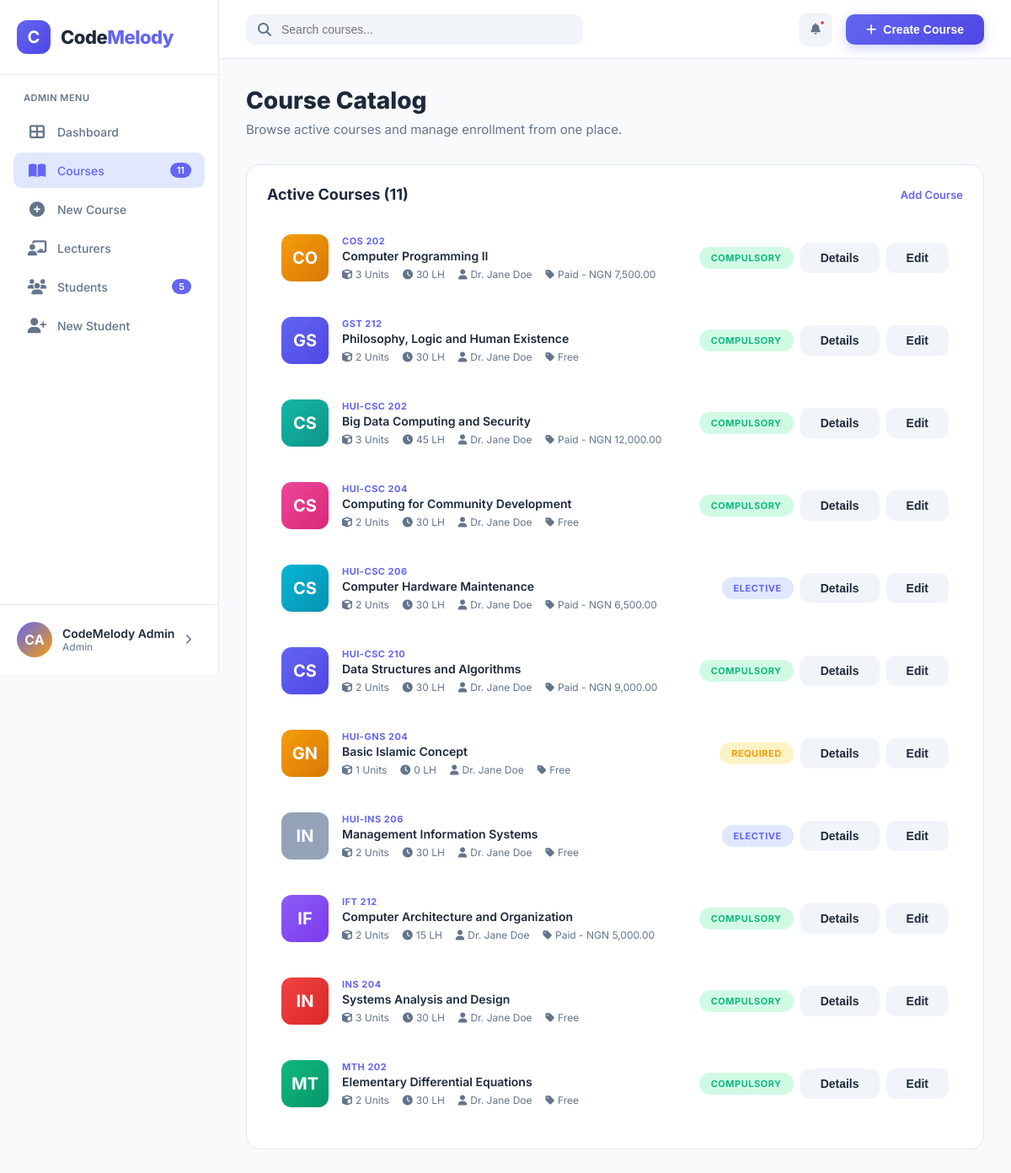
The app's page /courses/index.php (signed in) with its own data.
### tables this page shows
CREATE TABLE users (
    id INT AUTO_INCREMENT PRIMARY KEY,
    email VARCHAR(255) UNIQUE NOT NULL,
    password VARCHAR(255) NOT NULL,
    full_name VARCHAR(100) NOT NULL,
    role ENUM('student', 'lecturer', 'admin') DEFAULT 'student',
    avatar_initials VARCHAR(2) DEFAULT 'CM',
    created_at TIMESTAMP DEFAULT CURRENT_TIMESTAMP
);

CREATE TABLE courses (
    id INT AUTO_INCREMENT PRIMARY KEY,
    code VARCHAR(20) NOT NULL,
    title VARCHAR(200) NOT NULL,
    credit_units INT NOT NULL,
    lecture_hours INT DEFAULT 0,
    practical_hours INT DEFAULT 0,
    status ENUM('compulsory', 'elective', 'required') DEFAULT 'compulsory',
    color_class VARCHAR(20) DEFAULT 'indigo',
    is_paid BOOLEAN DEFAULT FALSE,
    price DECIMAL(10,2) DEFAULT 0.00,
    is_active BOOLEAN DEFAULT TRUE,
    description TEXT,
    video_url VARCHAR(500),
    learning_content TEXT,
    created_at TIMESTAMP DEFAULT CURRENT_TIMESTAMP,
    lecturer_id INT,
    FOREIGN KEY (lecturer_id) REFERENCES users(id) ON DELETE SET NULL
);

### config/bootstrap.php (called while the page is built, shortened)
<?php
function app_url(string $path = ''): string {
    $base = defined('APP_BASE') ? APP_BASE : '';
    return rtrim($base, '/') . '/' . ltrim($path, '/');
}
function current_user(PDO $pdo): ?array {
    $stmt = $pdo->prepare('SELECT * FROM users WHERE id = ?');
    $stmt->execute([$_SESSION['user_id']]);
    return $stmt->fetch() ?: null;
}
function require_login(PDO $pdo): array {
    $user = current_user($pdo);
    return $user;
}
function metrics(PDO $pdo): array {
    $data = ['students' => 0, 'courses' => 0, 'units' => 0, 'hours' => 0, 'enrollments' => 0, 'users' => 0];
    try {
        $data['students'] = (int)$pdo->query('SELECT COUNT(*) FROM students')->fetchColumn();
        $data['courses'] = (int)$pdo->query('SELECT COUNT(*) FROM courses WHERE is_active = TRUE')->fetchColumn();
        $data['units'] = (int)$pdo->query('SELECT COALESCE(SUM(credit_units),0) FROM courses WHERE is_active = TRUE')->fetchColumn();
        $data['hours'] = (int)$pdo->query('SELECT COALESCE(SUM(lecture_hours + practical_hours),0) FROM courses WHERE is_active = TRUE')->fetchColumn();
        $data['users'] = (int)$pdo->query('SELECT COUNT(*) FROM users')->fetchColumn();
        $data['enrollments'] = (int)$pdo->query('SELECT COUNT(*) FROM enrollments')->fetchColumn();
    } catch (PDOException $e) {
    }
    return $data;
}

### courses/index.php (the view, shortened to what this page needs)
<?php
require_once __DIR__ . '/../config/bootstrap.php';
$user = require_login($pdo);
$courses = $pdo->query('SELECT c.*, u.full_name AS lecturer_name FROM courses c LEFT JOIN users u ON u.id = c.lecturer_id WHERE c.is_active = TRUE ORDER BY c.code')->fetchAll();
$enrolledIds = [];
require_once __DIR__ . '/../templates/header.php';
?>
<div class="page-header animate-in">
    <h1 class="page-title">Course Catalog</h1>
    <p class="page-subtitle">Browse active courses and manage enrollment from one place.</p>
</div>
<div class="card">
    <div class="card-header">
        <h3 class="card-title">Active Courses (<?php echo count($courses); ?>)</h3>
        <?php if ($user['role'] !== 'student'): ?><span class="card-action" onclick="window.location='<?php echo app_url('courses/create.php'); ?>'">Add Course</span><?php endif; ?>
    </div>
    <div class="course-list">
        <?php foreach ($courses as $course): ?>
            <div class="course-item">
                <div class="course-thumb <?php echo htmlspecialchars($course['color_class']); ?>"><?php echo htmlspecialchars(substr(str_replace(['HUI-', ' '], '', $course['code']), 0, 2)); ?></div>
                <div class="course-info">
                    <div class="course-code"><?php echo htmlspecialchars($course['code']); ?></div>
                    <div class="course-name"><?php echo htmlspecialchars($course['title']); ?></div>
                    <div class="course-meta">
                        <span><i class="fas fa-cube"></i><?php echo (int)$course['credit_units']; ?> Units</span>
                        <span><i class="fas fa-clock"></i><?php echo (int)$course['lecture_hours']; ?> LH</span>
                        <span><i class="fas fa-user"></i><?php echo htmlspecialchars($course['lecturer_name'] ?? 'Unassigned'); ?></span>
                        <span><i class="fas fa-tag"></i><?php echo !empty($course['is_paid']) ? 'Paid - NGN ' . number_format((float)$course['price'], 2) : 'Free'; ?></span>
                    </div>
                </div>
                <?php if ($user['role'] === 'student'): ?>
                    <button class="btn btn-secondary" onclick="window.location='<?php echo app_url('courses/show.php?id=' . (int)$course['id']); ?>'">Details</button>
                    <?php if (in_array((int)$course['id'], $enrolledIds, true)): ?>
                        <button class="btn btn-primary" onclick="window.location='<?php echo app_url('courses/learn.php?id=' . (int)$course['id']); ?>'">Start Learning</button>
                        <form method="post" action="<?php echo app_url('courses/enroll.php'); ?>">
                            <input type="hidden" name="course_id" value="<?php echo (int)$course['id']; ?>">
                            <input type="hidden" name="action" value="unenroll"><?php echo csrf_field(); ?><button class="btn btn-secondary" type="submit">Unenroll</button>
                        </form>
                    <?php else: ?>
                        <form method="post" action="<?php echo app_url('courses/enroll.php'); ?>">
                            <input type="hidden" name="course_id" value="<?php echo (int)$course['id']; ?>">
                            <input type="hidden" name="action" value="enroll"><?php echo csrf_field(); ?><button class="btn btn-primary" type="submit">Enroll</button>
                        </form>
                    <?php endif; ?>
                <?php else: ?>
                    <div style="display:flex; gap:8px; align-items:center;">
                        <span class="course-status <?php echo htmlspecialchars($course['status']); ?>"><?php echo ucfirst(htmlspecialchars($course['status'])); ?></span>
                        <button class="btn btn-secondary" onclick="window.location='<?php echo app_url('courses/show.php?id=' . (int)$course['id']); ?>'">Details</button>
                        <button class="btn btn-secondary" onclick="window.location='<?php echo app_url('courses/edit.php?id=' . (int)$course['id']); ?>'">Edit</button>
                    </div>
                <?php endif; ?>
            </div>
        <?php endforeach; ?>
    </div>
</div>
<?php require_once __DIR__ . '/../templates/footer.php'; ?>

### templates/header.php (shortened to what this page needs)
<?php
$currentPath = trim(str_replace('\\', '/', parse_url($_SERVER['REQUEST_URI'], PHP_URL_PATH)), '/');
$m = metrics($pdo);
$role = $user['role'] ?? 'student';
$nav = [
    'admin' => [
        ['dashboard/admin.php', 'fa-th-large', 'Dashboard', null],
        ['courses/index.php', 'fa-book-open', 'Courses', $m['courses']],
        ['courses/create.php', 'fa-plus-circle', 'New Course', null],
        ['lecturers/index.php', 'fa-chalkboard-user', 'Lecturers', null],
        ['students/index.php', 'fa-users', 'Students', $m['students']],
        ['students/create.php', 'fa-user-plus', 'New Student', null],
    ],
    'lecturer' => [
        ['dashboard/lecturer.php', 'fa-th-large', 'Dashboard', null],
        ['courses/index.php', 'fa-book-open', 'My Courses', $m['courses']],
        ['courses/create.php', 'fa-plus-circle', 'New Course', null],
        ['students/index.php', 'fa-users', 'Students', $m['students']],
    ],
    'student' => [
        ['dashboard/student.php', 'fa-th-large', 'Dashboard', null],
        ['courses/index.php', 'fa-compass', 'Explore Courses', $m['courses']],
        ['students/edit.php', 'fa-user-pen', 'My Profile', null],
    ],
];
?>
<!DOCTYPE html>
<html lang="en">
<head>
    <link rel="stylesheet" href="https://cdnjs.cloudflare.com/ajax/libs/font-awesome/6.4.0/css/all.min.css">
    <link rel="stylesheet" href="<?php echo app_url('assets/css/dashboard.css'); ?>">
</head>
<body>
<aside class="sidebar" id="sidebar">
    <div class="sidebar-header">
        <div class="logo">C</div>
        <div class="logo-text">Code<span>Melody</span></div>
    </div>
    <div class="nav-section">
        <div class="nav-label"><?php echo ucfirst(htmlspecialchars($role)); ?> Menu</div>
        <?php foreach ($nav[$role] as $item): ?>
            <?php $active = str_ends_with($currentPath, $item[0]); ?>
            <a href="<?php echo app_url($item[0]); ?>" class="nav-item <?php echo $active ? 'active' : ''; ?>">
                <i class="fas <?php echo $item[1]; ?>"></i><span><?php echo htmlspecialchars($item[2]); ?></span>
                <?php if ($item[3] !== null): ?><span class="nav-badge"><?php echo (int)$item[3]; ?></span><?php endif; ?>
            </a>
        <?php endforeach; ?>
    </div>
    <div class="user-profile" onclick="window.location='<?php echo app_url('auth/logout.php'); ?>'">
        <div class="user-avatar"><?php echo htmlspecialchars($user['avatar_initials'] ?? avatar_initials($user['full_name'] ?? 'User')); ?></div>
        <div class="user-info">
            <h4><?php echo htmlspecialchars($user['full_name'] ?? 'User'); ?></h4>
            <p><?php echo ucfirst(htmlspecialchars($role)); ?></p>
        </div>
        <i class="fas fa-chevron-right" style="color: var(--gray); font-size: 12px;"></i>
    </div>
</aside>
<main class="main-content">
    <header class="header">
        <div class="header-left">
            <div class="search-bar" id="globalSearch">
                <i class="fas fa-search"></i>
                <input type="text" placeholder="Search courses..." id="searchInput" autocomplete="off">
            </div>
        </div>
        <div class="header-right">
            <div class="notification-wrapper" id="notificationWrapper">
                <button class="header-btn" id="notificationBell" onclick="toggleNotifications()">
                    <i class="fas fa-bell"></i>
                    <span class="notification-dot" id="notificationDot"></span>
                </button>
            </div>
            <?php if ($role !== 'student'): ?>
                <button class="create-btn" onclick="window.location='<?php echo app_url('courses/create.php'); ?>'"><i class="fas fa-plus"></i>Create Course</button>
            <?php endif; ?>
        </div>
    </header>
    <div class="content" id="<?php echo htmlspecialchars($contentId ?? ''); ?>">

### records on screen
users: role "ADMIN", avatar_initials "CA", full_name "CodeMelody Admin", role "Admin"
courses: code "CO", code "COS 202", title "Computer Programming II", credit_units "3", lecture_hours "30", lecturer.full_name "Dr. Jane Doe", price "7,500.00", status "COMPULSORY"
courses: code "GS", code "GST 212", title "Philosophy, Logic and Human Existence", credit_units "2", lecture_hours "30", lecturer.full_name "Dr. Jane Doe", is_paid "Free", status "COMPULSORY"
courses: code "CS", code "HUI-CSC 202", title "Big Data Computing and Security", credit_units "3", lecture_hours "45", lecturer.full_name "Dr. Jane Doe", price "12,000.00", status "COMPULSORY"
courses: code "CS", code "HUI-CSC 204", title "Computing for Community Development", credit_units "2", lecture_hours "30", lecturer.full_name "Dr. Jane Doe", is_paid "Free", status "COMPULSORY"
courses: code "CS", code "HUI-CSC 206", title "Computer Hardware Maintenance", credit_units "2", lecture_hours "30", lecturer.full_name "Dr. Jane Doe", price "6,500.00", status "ELECTIVE"
courses: code "CS", code "HUI-CSC 210", title "Data Structures and Algorithms", credit_units "2", lecture_hours "30", lecturer.full_name "Dr. Jane Doe", price "9,000.00", status "COMPULSORY"
courses: code "GN", code "HUI-GNS 204", title "Basic Islamic Concept", credit_units "1", lecture_hours "0", lecturer.full_name "Dr. Jane Doe", is_paid "Free", status "REQUIRED"
courses: code "IN", code "HUI-INS 206", title "Management Information Systems", credit_units "2", lecture_hours "30", lecturer.full_name "Dr. Jane Doe", is_paid "Free", status "ELECTIVE"
courses: code "IF", code "IFT 212", title "Computer Architecture and Organization", credit_units "2", lecture_hours "15", lecturer.full_name "Dr. Jane Doe", price "5,000.00", status "COMPULSORY"
courses: code "IN", code "INS 204", title "Systems Analysis and Design", credit_units "3", lecture_hours "30", lecturer.full_name "Dr. Jane Doe", is_paid "Free", status "COMPULSORY"
courses: code "MT", code "MTH 202", title "Elementary Differential Equations", credit_units "2", lecture_hours "30", lecturer.full_name "Dr. Jane Doe", is_paid "Free", status "COMPULSORY"

### other values on screen
$item[2] "Dashboard"
$item[2] "Courses"
$item[3] "11"
$item[2] "New Course"
$item[2] "Lecturers"
$item[2] "Students"
$item[3] "5"
$item[2] "New Student"
count($courses) "11"
